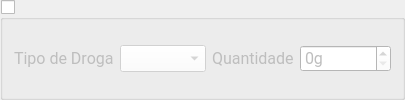
              <widget class="QGroupBox" name="groupBox_narcotic_3">
               <property name="sizePolicy">
                <sizepolicy hsizetype="Preferred" vsizetype="Preferred">
                 <horstretch>0</horstretch>
                 <verstretch>0</verstretch>
                </sizepolicy>
               </property>
               <property name="title">
                <string/>
               </property>
               <property name="flat">
                <bool>true</bool>
               </property>
               <property name="checkable">
                <bool>true</bool>
               </property>
               <property name="checked">
                <bool>false</bool>
               </property>
               <layout class="QHBoxLayout" name="horizontalLayout_8">
                <item>
                 <widget class="QLabel" name="label_22">
                  <property name="sizePolicy">
                   <sizepolicy hsizetype="Maximum" vsizetype="Preferred">
                    <horstretch>0</horstretch>
                    <verstretch>0</verstretch>
                   </sizepolicy>
                  </property>
                  <property name="font">
                   <font>
                    <family>Roboto</family>
                    <pointsize>12</pointsize>
                   </font>
                  </property>
                  <property name="text">
                   <string>Tipo de Droga</string>
                  </property>
                 </widget>
                </item>
                <item>
                 <widget class="QComboBox" name="combo_narcotic_3">
                  <property name="font">
                   <font>
                    <family>Roboto</family>
                    <pointsize>12</pointsize>
                   </font>
                  </property>
                  <property name="styleSheet">
                   <string notr="true">background-color: #FFFFFF; </string>
                  </property>
                 </widget>
                </item>
                <item>
                 <widget class="QLabel" name="label_23">
                  <property name="sizePolicy">
                   <sizepolicy hsizetype="Maximum" vsizetype="Preferred">
                    <horstretch>0</horstretch>
                    <verstretch>0</verstretch>
                   </sizepolicy>
                  </property>
                  <property name="font">
                   <font>
                    <family>Roboto</family>
                    <pointsize>12</pointsize>
                   </font>
                  </property>
                  <property name="text">
                   <string>Quantidade</string>
                  </property>
                 </widget>
                </item>
                <item>
                 <widget class="QSpinBox" name="input_qty_narcotic_3">
                  <property name="font">
                   <font>
                    <family>Roboto</family>
                    <pointsize>12</pointsize>
                   </font>
                  </property>
                  <property name="styleSheet">
                   <string notr="true">background-color: #FFFFFF; </string>
                  </property>
                  <property name="suffix">
                   <string>g</string>
                  </property>
                  <property name="maximum">
                   <number>100000</number>
                  </property>
                 </widget>
                </item>
               </layout>
              </widget>
